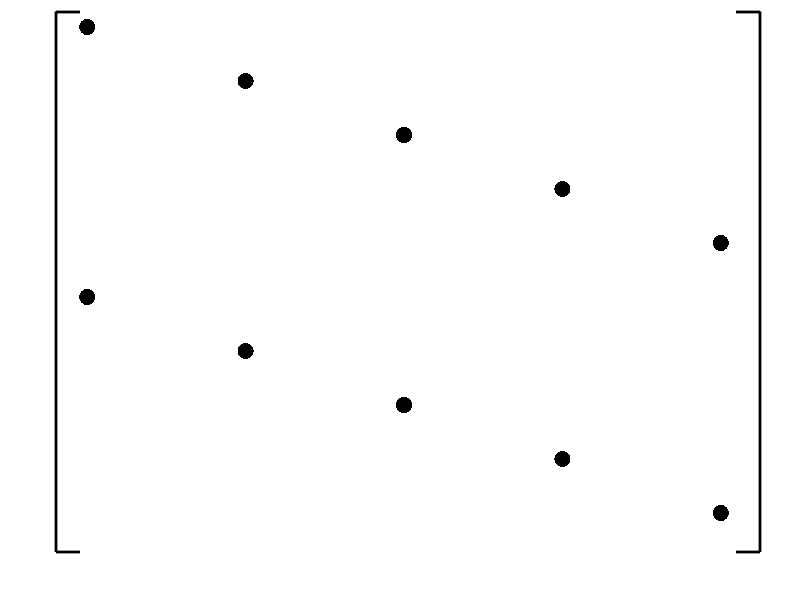

This chart was generated by the following MATLAB code:
clear; clc;close all
clear;clc;close all;
%% Plot the case of wider shot coverage       
zp=[0 10] ;
vp=[4100   4100];%velocity model
zp=0:10:2000;
vp=1800+3.1*zp;
zsrc=50;zrec=250;zd=2500;%source receiver and reflector depths;%source receiver and reflector depths
caprad=30;itermax=4;%offsets, cap radius, and max iter
pfan=-1;optflag=1;pflag=1;dflag=2;%default ray fan, and various flags

xstart1=-300;
xstart2=3200;

xrec=700:100:5200; 
color1='k';color2='k';color3='k';color4='k';

% plot receivers
% line(xrec,zrec*ones(size(xrec)),'color','k','linewidth',2,'linestyle','none','marker','v')
% 
% plot sources

for k =1:12
    for i=k+5:-5:k
        line(-i,k,'color','k','linewidth',5,'linestyle','none','marker','.','markersize',35)
    end
end
annotation('line',[0.07,0.1],[0.98 0.98],'Linewidth',2,'color','k') %[begx,endx],[begy,endy]
annotation('line',[0.07,0.07],[0.08 0.981],'Linewidth',2,'color','k') %[begx,endx],[begy,endy]
annotation('line',[0.07,0.1],[0.08 0.08],'Linewidth',2,'color','k') %[begx,endx],[begy,endy]
annotation('line',[0.92,0.95],[0.98 0.98],'Linewidth',2,'color','k') %[begx,endx],[begy,endy]
annotation('line',[0.95,0.95],[0.08 0.981],'Linewidth',2,'color','k') %[begx,endx],[begy,endy]
annotation('line',[0.92,0.95],[0.08 0.08],'Linewidth',2,'color','k') %[begx,endx],[begy,endy]
% annotation('line',[0.02,0.05],[0.98 0.98],'Linewidth',2,'color','k') %[begx,endx],[begy,endy]
% annotation('line',[0.022,0.022],[0.03 0.981],'Linewidth',2,'color','k') %[begx,endx],[begy,endy]
% annotation('line',[0.02,0.05],[0.03 0.03],'Linewidth',2,'color','k') %[begx,endx],[begy,endy]
% annotation('line',[0.96,0.99],[0.98 0.98],'Linewidth',2,'color','k') %[begx,endx],[begy,endy]
% annotation('line',[0.99,0.99],[0.03 0.981],'Linewidth',2,'color','k') %[begx,endx],[begy,endy]
% annotation('line',[0.96,0.99],[0.03 0.03],'Linewidth',2,'color','k') %[begx,endx],[begy,endy]

set(gca,'fontname','times new roman');

set(gcf,'Units','centimeters','Position',[11 5 15 15]);
set(gca,'fontsize',20);
set(get(gca,'xlabel'),'fontsize',20)
set(get(gca,'ylabel'),'fontsize',20)
axis([-11.5 -6.5  0.5 11.5])
axis off
set(gcf,'Units','centimeters','Position',[11 5 15 15]);
set(gca,'Position',[0.01 0.01 0.99 0.99]);
% text(4000,2000,'Denser shot coverage system','fontsize',20)